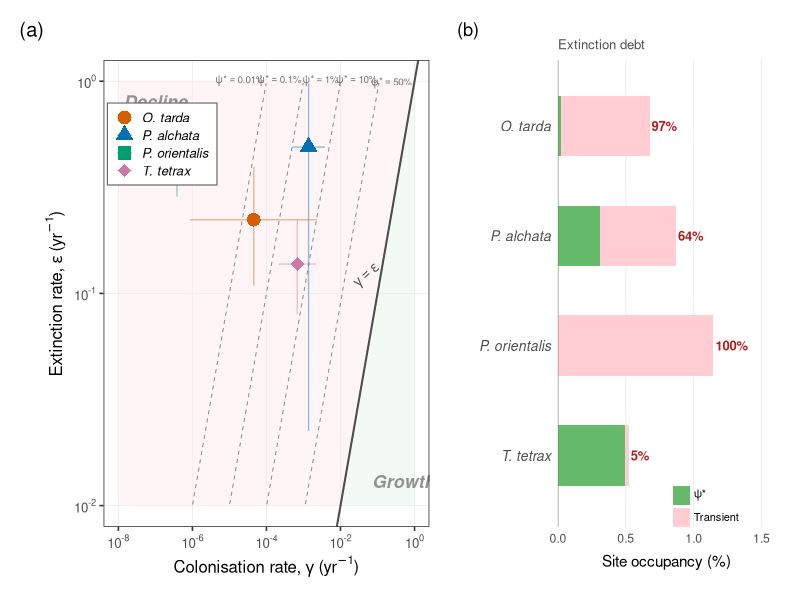
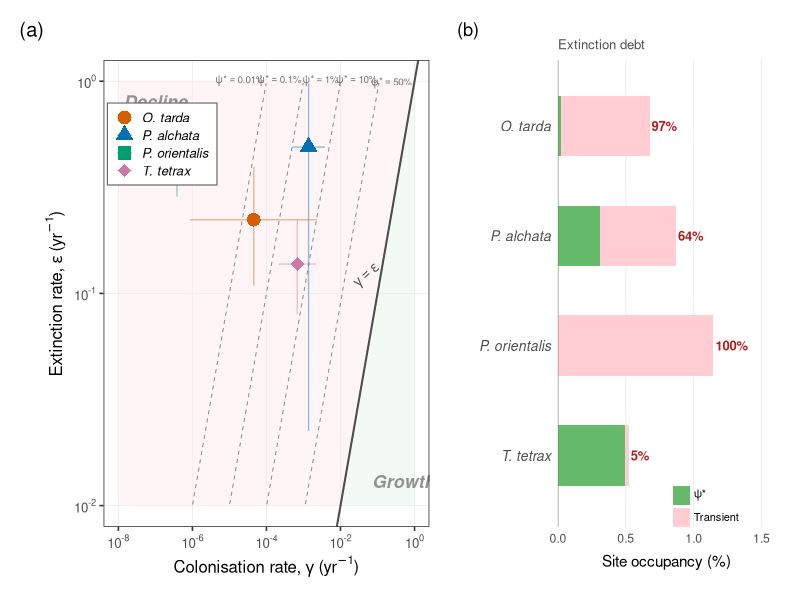

The R source for these figures, in order:
###############################################################################
# fig_isocline_equilibrium.R
#
# Key summary figure for GCB: colonisation–extinction isocline plot.
#
# Panel (a): γ vs ε scatter on log–log axes. The γ = ε diagonal separates
#            population growth (below) from decline (above). Dashed contours
#            show equilibrium occupancy ψ* = γ/(γ+ε). Species are labelled
#            directly. All four species fall deep in the decline zone.
#
# Panel (b): Extinction debt. Stacked horizontal bars showing current
#            occupancy vs equilibrium ψ*. Debt = (current − ψ*) / current.
#
# Output: figs/pub_fig_isocline_equilibrium.png  (300 DPI, 12 × 6.5 in)
#         figs/pub_fig_isocline_equilibrium.pdf
###############################################################################

library(here)
library(ggplot2)
library(dplyr)
library(scales)
library(patchwork)

theme_set(theme_bw(base_size = 12))

###############################################################################
# 1. Load data
###############################################################################

iso_data  <- read.csv(here("results", "isocline_plot_data.csv"))
debt_data <- read.csv(here("results", "extinction_debt_table.csv"))
eq_data   <- read.csv(here("results", "equilibrium_occupancy_table.csv"))

# Merge
plot_data <- iso_data %>%
  left_join(debt_data, by = "species") %>%
  left_join(eq_data %>% select(species, psi_star_med, psi_star_lo, psi_star_hi,
                                recol_yr_med),
            by = "species")

# Species labels (italic for plot)
sp_labels <- c(
  "otitar" = "O. tarda",
  "ptealc" = "P. alchata",
  "pteori" = "P. orientalis",
  "tettet" = "T. tetrax"
)
plot_data$label <- sp_labels[plot_data$species]

###############################################################################
# 2. Colour palette (colourblind-safe, Wong 2011)
###############################################################################

sp_colours <- c(
  "otitar" = "#D55E00",   # vermillion
  "ptealc" = "#0072B2",   # blue
  "pteori" = "#009E73",   # bluish green
  "tettet" = "#CC79A7"    # reddish purple
)

sp_shapes <- c(
  "otitar" = 16,   # circle
  "ptealc" = 17,   # triangle
  "pteori" = 15,   # square
  "tettet" = 18    # diamond
)

###############################################################################
# 3. Build Panel (a): γ vs ε isocline plot
###############################################################################
message("Building isocline plot...")

# Axis ranges (log10 scale)
# x-axis starts at 1e-8 to include pteori (γ_baseline ≈ 3.8 × 10⁻⁷)
x_lo <- 1e-8
x_hi <- 1
y_lo <- 0.01    # extinction rates are all > 0.01
y_hi <- 1

# --- Isocline contours: ψ* = γ/(γ+ε)  →  ε = γ(1−ψ*)/ψ* ---
psi_levels <- c(0.0001, 0.001, 0.01, 0.1, 0.5)
psi_labels <- c("0.01%", "0.1%", "1%", "10%", "50%")
# Plotmath-safe labels for isocline annotation
psi_plotmath <- c(
  'psi*"*"=="0.01%"', 'psi*"*"=="0.1%"', 'psi*"*"=="1%"',
  'psi*"*"=="10%"', 'psi*"*"=="50%"'
)

gamma_seq <- 10^seq(log10(x_lo), log10(x_hi), length.out = 400)

iso_list <- lapply(seq_along(psi_levels), function(i) {
  eps <- gamma_seq * (1 - psi_levels[i]) / psi_levels[i]
  df <- data.frame(gamma = gamma_seq, epsilon = eps,
                   psi_label = psi_labels[i],
                   psi_expr  = psi_plotmath[i],
                   stringsAsFactors = FALSE)
  df[df$epsilon >= y_lo & df$epsilon <= y_hi, ]
})
iso_df <- do.call(rbind, iso_list)

# Label positions: place at the right end of each visible contour
iso_label_pos <- iso_df %>%
  group_by(psi_label) %>%
  # pick a point near the right edge of each contour within the plot area
  filter(epsilon <= 0.9 * y_hi, epsilon >= 1.2 * y_lo) %>%
  slice_max(gamma, n = 1) %>%
  ungroup()

# --- Zone shading polygons (data coordinates, log-transformed by ggplot) ---
# Decline zone: upper-left triangle where ε > γ
decline_poly <- data.frame(
  x = c(x_lo, y_lo, y_hi, x_lo),
  y = c(y_lo, y_lo, y_hi, y_hi)
)
# Growth zone: lower-right triangle where γ > ε
growth_poly <- data.frame(
  x = c(y_lo, x_hi, x_hi),
  y = c(y_lo, y_lo, y_hi)
)

# --- Build plot ---
p_a <- ggplot() +

  # Zone shading (drawn first, behind everything)
  geom_polygon(data = decline_poly, aes(x = x, y = y),
               fill = "#FFEBEE", alpha = 0.5) +
  geom_polygon(data = growth_poly, aes(x = x, y = y),
               fill = "#E8F5E9", alpha = 0.5) +

  # Zone labels (clean text, no arrows, no boxes)
  # "decline" label: upper-left, away from P. orientalis (γ≈3.8e-7, ε≈0.44)
  annotate("text", x = 1e-7, y = 0.8,
           label = "Decline",
           colour = "#666666", size = 4.5, fontface = "bold.italic",
           alpha = 0.7) +
  # "growth" label: bottom-right, below and right of legend
  annotate("text", x = 0.5, y = 0.013,
           label = "Growth",
           colour = "#666666", size = 4.5, fontface = "bold.italic",
           alpha = 0.7) +

  # ψ* isocline contours
  geom_line(data = iso_df,
            aes(x = gamma, y = epsilon, group = psi_label),
            colour = "grey55", linewidth = 0.35, linetype = "dashed") +

  # Isocline labels (ψ* values) — use parse = TRUE for Greek letters
  geom_text(data = iso_label_pos,
            aes(x = gamma, y = epsilon, label = psi_expr),
            colour = "grey45", size = 2.5, hjust = 1, vjust = -0.5,
            parse = TRUE) +

  # γ = ε diagonal (net zero line)
  geom_abline(slope = 1, intercept = 0,
              colour = "grey30", linewidth = 0.7) +
  annotate("text", x = 0.055, y = 0.12,
           label = expression(gamma == epsilon),
           colour = "grey30", size = 3.5, angle = 42) +

  # 95% CI crosshairs
  geom_errorbar(data = plot_data,
                aes(x = gamma_baseline,
                    ymin = epsilon_lo, ymax = epsilon_hi,
                    colour = species),
                width = 0, linewidth = 0.45, alpha = 0.45) +
  geom_errorbar(data = plot_data,
                aes(y = epsilon_baseline,
                    xmin = gamma_lo, xmax = gamma_hi,
                    colour = species),
                width = 0, linewidth = 0.45, alpha = 0.45,
                orientation = "y") +

  # Species points
  geom_point(data = plot_data,
             aes(x = gamma_baseline, y = epsilon_baseline,
                 colour = species, shape = species),
             size = 4, stroke = 0.9) +

  # Scales
  scale_x_log10(
    name = expression("Colonisation rate,"~gamma~"(yr"^{-1}*")"),
    limits = c(x_lo, x_hi),
    breaks = 10^seq(-8, 0, by = 2),
    labels = trans_format("log10", math_format(10^.x))
  ) +
  scale_y_log10(
    name = expression("Extinction rate,"~epsilon~"(yr"^{-1}*")"),
    limits = c(y_lo, y_hi),
    breaks = 10^seq(-2, 0),
    labels = trans_format("log10", math_format(10^.x))
  ) +
  scale_colour_manual(
    values = sp_colours,
    labels = c("otitar" = expression(italic("O. tarda")),
               "ptealc" = expression(italic("P. alchata")),
               "pteori" = expression(italic("P. orientalis")),
               "tettet" = expression(italic("T. tetrax")))
  ) +
  scale_shape_manual(
    values = sp_shapes,
    labels = c("otitar" = expression(italic("O. tarda")),
               "ptealc" = expression(italic("P. alchata")),
               "pteori" = expression(italic("P. orientalis")),
               "tettet" = expression(italic("T. tetrax")))
  ) +

  # Theme — clean, legend in lower-right (empty growth zone)
  theme(
    legend.position = c(0.18, 0.82),
    legend.justification = c(0.5, 0.5),
    legend.background = element_rect(fill = "white", color = "grey40", linewidth = 0.4),
    legend.margin = margin(4, 6, 4, 6),
    legend.key.size = unit(0.45, "cm"),
    legend.text = element_text(size = 9.5),
    legend.title = element_blank(),
    panel.grid.minor = element_blank(),
    panel.grid.major = element_line(colour = "grey92", linewidth = 0.3),
    plot.margin = margin(8, 12, 8, 8)
  )


###############################################################################
# 4. Build Panel (b): Extinction debt
###############################################################################
message("Creating extinction debt panel...")

# Prepare data
debt_plot <- debt_data %>%
  mutate(
    label = sp_labels[species],
    label = factor(label, levels = rev(sp_labels)),
    # Debt region = current − ψ*
    debt_pct = current_occupancy_pct - psi_star_pct
  )

p_b <- ggplot(debt_plot) +
  # Full bar = current occupancy (light grey = "debt" portion)
  geom_col(aes(x = current_occupancy_pct, y = label),
           fill = "#FFCDD2", width = 0.55) +
  # Equilibrium portion (dark green = "secure")
  geom_col(aes(x = psi_star_pct, y = label),
           fill = "#66BB6A", width = 0.55) +
  # Debt fraction text
  geom_text(aes(x = current_occupancy_pct + 0.015, y = label,
                label = ifelse(debt_fraction >= 100,
                               paste0(round(debt_fraction), "%"),
                               paste0(round(debt_fraction), "%"))),
            hjust = 0, size = 3.3, colour = "#B71C1C", fontface = "bold") +
  # Vertical line at zero
  geom_vline(xintercept = 0, colour = "grey40", linewidth = 0.3) +
  # Scales
  scale_x_continuous(
    name = "Site occupancy (%)",
    limits = c(0, 1.6),
    expand = c(0, 0),
    breaks = seq(0, 1.5, 0.5)
  ) +
  labs(y = NULL,
       subtitle = "Extinction debt") +
  # Legend annotation inside plot
  annotate("rect", xmin = 0.85, xmax = 0.97, ymin = 0.55, ymax = 0.72,
           fill = "#66BB6A") +
  annotate("text", x = 1.0, y = 0.64, label = expression(psi*"*"),
           hjust = 0, size = 2.8) +
  annotate("rect", xmin = 0.85, xmax = 0.97, ymin = 0.35, ymax = 0.52,
           fill = "#FFCDD2") +
  annotate("text", x = 1.0, y = 0.44, label = "Transient",
           hjust = 0, size = 2.8) +
  theme_minimal(base_size = 11) +
  theme(
    panel.grid.major.y = element_blank(),
    panel.grid.minor = element_blank(),
    panel.grid.major.x = element_line(colour = "grey92", linewidth = 0.3),
    plot.subtitle = element_text(size = 9.5, colour = "grey30"),
    axis.text.y = element_text(face = "italic", size = 10),
    plot.margin = margin(8, 12, 8, 8)
  )


###############################################################################
# 5. Combine panels
###############################################################################
message("Combining panels...")

combined <- p_a + p_b +
  plot_layout(widths = c(3, 2)) +
  plot_annotation(
    tag_levels = "a",
    tag_prefix = "(",
    tag_suffix = ")",
    theme = theme(
      plot.tag = element_text(size = 13, face = "bold")
    )
  )


###############################################################################
# 6. Save
###############################################################################
message("Saving figure...")

ggsave(here("figs", "pub_fig_isocline_equilibrium.png"),
       combined, width = 12, height = 5.5, dpi = 300, bg = "white")
message("  Saved: figs/pub_fig_isocline_equilibrium.png")

ggsave(here("figs", "pub_fig_isocline_equilibrium.pdf"),
       combined, width = 12, height = 5.5, bg = "white")
message("  Saved: figs/pub_fig_isocline_equilibrium.pdf")

message("\nFigure complete.")
